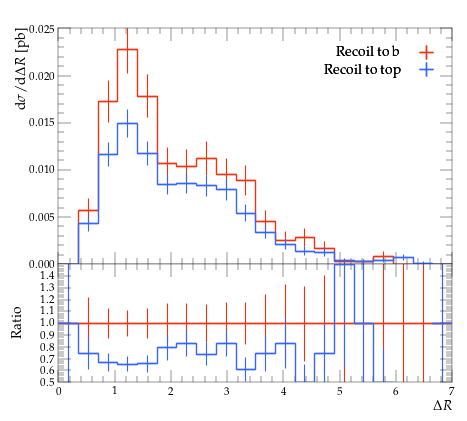

The script that saved this image:
#! /usr/bin/env python

# This Python script was auto-generated using YODA v2.0.2.
# Analysis object: /MC_TTBAR/onelep_jetl_1_jetl_2_dR
# Timestamp: 07-08-2026 (11:29:32)

import matplotlib as mpl
import matplotlib.pyplot as plt
mpl.use('Agg') # comment out for interactive use
import os
import numpy as np

plotDir = os.path.split(os.path.realpath(__file__))[0]
if 'YODA_USER_PLOT_PATH' in globals():
    plot_outdir = globals()['YODA_USER_PLOT_PATH']
else:
    plot_outdir = plotDir

#plot style
plt.style.use(os.path.join(plotDir, '../default.mplstyle'))
# plot metadata
figW, figH = plt.rcParams['figure.figsize']
ax_xLabel = r'$\Delta R$'
ax_yLabel = r'$\mathrm{d}\sigma/\mathrm{d}\Delta R$ [pb]'
ax_title  = r''
ax_xScale = 'linear'
ax_yScale = 'linear'
xLims = (0.0, 7.0)
yLims = (0.0, 0.025074258000000002)

# TeX-friendly labels for the legend
labels = {
    'legend' : ([ r"Recoil to b", r"Recoil to top" ], r""),
}

# Adjust canvas width and height
canvasW = 10.0
canvasH = 9.0
figW *= canvasW/10.
figH *= canvasH/9.

# Create figure and axis objects
fig, (ax, ratio0_ax) = plt.subplots(2, 1, sharex=True,
                  figsize=(figW,figH), gridspec_kw={'height_ratios': (6.0, 3.0)})

# Set figure margins
plt.subplots_adjust(
    left   = 1.0 * plt.rcParams['figure.subplot.left'],
    right  = 1.0 * plt.rcParams['figure.subplot.right'],
    top    = 1.0 * plt.rcParams['figure.subplot.top'],
    bottom = 1.0 * plt.rcParams['figure.subplot.bottom'])

ratio0_ax.yaxis.set_major_locator(mpl.ticker.MultipleLocator(0.1))
ratio0_ax.set_ylim(0.5, 1.4999)
ratio0_ax.set_ylabel('Ratio')

# the numerical data is stored in a separate file
dataf = dict()
prefix = os.path.split(__file__)[0]
if prefix:    prefix = prefix + '/'
exec(open(prefix+'onelep_jetl_1_jetl_2_dR__data.py').read(), dataf)


legend_handles = dict() # keep track of handles for the legend

# style options for curves
# starts at zorder>=5 to draw curve on top of legend
styles = {
  'rec_b': {
    'color' : '#EE3311',
    'linestyle' : '-',
    'linewidth' : 1,
    'marker' : 'none',
    'markersize' : 2,
    'capsize' : 0.0,
    'zorder' : 5,
    'histstyle' : 1,
    'drawstyle' : 'steps-pre',
    'xerrorbars' : 1,
    'yerrorbars' : 1,
    'fillcolor' : None,
    'fillopacity' : 1.0,
    'ratio0_linestyle' : '-',
    'ratio0_linewidth' : 1,
    'ratio0_marker' : 'none',
    'ratio0_markersize' : 2,
    'ratio0_capsize' : 0.0,
    'ratio0_zorder' : 5,
    'ratio0_histstyle' : 1,
    'ratio0_drawstyle' : 'steps-pre',
    'ratio0_xerrorbars' : 1,
    'ratio0_yerrorbars' : 1,
  },
  'rec_t': {
    'color' : '#3366FF',
    'linestyle' : '-',
    'linewidth' : 1,
    'marker' : 'none',
    'markersize' : 2,
    'capsize' : 0.0,
    'zorder' : 6,
    'histstyle' : 1,
    'drawstyle' : 'steps-pre',
    'xerrorbars' : 1,
    'yerrorbars' : 1,
    'fillcolor' : None,
    'fillopacity' : 1.0,
    'ratio0_linestyle' : '-',
    'ratio0_linewidth' : 1,
    'ratio0_marker' : 'none',
    'ratio0_markersize' : 2,
    'ratio0_capsize' : 0.0,
    'ratio0_zorder' : 6,
    'ratio0_histstyle' : 1,
    'ratio0_drawstyle' : 'steps-pre',
    'ratio0_xerrorbars' : 1,
    'ratio0_yerrorbars' : 1,
  },
}

# curve from input yoda files in main panel
for label, yvals in dataf['yvals'].items():
    if all(np.isnan(v) for v in dataf['yvals'][label]):
        continue
    tmp = None
    if styles[label]['histstyle']: # draw as histogram
        xpos = dataf['xedges'][label] if styles[label]['drawstyle'] else dataf['xpoints'][label]
        ypos = np.insert(yvals, 0, yvals[0]) if styles[label]['drawstyle'] else yvals
        if styles[label]['fillcolor']: # fill area below curve
            ax.fill_between(xpos, ypos, step='pre',
                            color=styles[label]['fillcolor'],
                            alpha=styles[label]['fillopacity'])
        tmp, = ax.plot(xpos, ypos,
                       color=styles[label]['color'],
                       linestyle=styles[label]['linestyle'],
                       linewidth=styles[label]['linewidth'],
                       drawstyle=styles[label]['drawstyle'], solid_joinstyle='miter',
                       zorder=styles[label]['zorder'], label=label)
    tmp = ax.errorbar(dataf['xpoints'][label], yvals,
                      xerr=np.array(dataf['xerrs'][label])*styles[label]['xerrorbars'],
                      yerr=np.array(dataf['yerrs'][label])*styles[label]['yerrorbars'],
                      fmt=styles[label]['marker'], capsize=styles[label]['capsize'],
                      markersize=styles[label]['markersize'],
                      ecolor=styles[label]['color'],
                      color=styles[label]['color'], zorder=styles[label]['zorder'])
    tmp[-1][0].set_linestyle(styles[label]['linestyle'])
    tmp[-1][0].set_linewidth(styles[label]['linewidth'])
    if label in dataf['add_legend_handle']:  legend_handles[label] = tmp
    for varLabel in dataf['variation_yvals'].keys():
        if varLabel.startswith(label):
            tmp, = ax.plot(dataf['xedges'][label], dataf['variation_yvals'][varLabel],
                           color=styles[label]['color'],
                           linestyle=styles[label]['linestyle'],
                           linewidth=styles[label]['linewidth'],
                           drawstyle='steps-pre', solid_joinstyle='miter',
                           zorder=styles[label]['zorder'], alpha=0.5)


# plots on ratio panel
# curve from input yoda files in ratio panel
for label, yvals in dataf['ratio0_yvals'].items():
    if all(np.isnan(v) for v in yvals):
        continue
    if styles[label]['ratio0_histstyle']: # plot as histogram
        xpos = dataf['xedges']['rec_b'] if styles[label]['ratio0_drawstyle'] else dataf['xpoints']['rec_b']
        ypos = np.insert(yvals, 0, yvals[0]) if styles[label]['ratio0_drawstyle'] else yvals
        ratio0_ax.plot(xpos, ypos,
                       color=styles[label]['color'],
                       linewidth=styles[label]['linewidth'],
                       linestyle=styles[label]['ratio0_linestyle'],
                       drawstyle=styles[label]['ratio0_drawstyle'], zorder=styles[label]['zorder'],
                       solid_joinstyle='miter')
    tmp = ratio0_ax.errorbar(dataf['xpoints']['rec_b'], yvals,
                             xerr=np.array(dataf['ref_xerrs'])*styles[label]['ratio0_xerrorbars'],
                             yerr=np.array(dataf['ratio0_yerrs'][label])*styles[label]['ratio0_yerrorbars'],
                             fmt=styles[label]['ratio0_marker'], capsize=styles[label]['ratio0_capsize'],
                             markersize=styles[label]['ratio0_markersize'],
                             ecolor=styles[label]['color'],
                             color=styles[label]['color'])
    tmp[-1][0].set_linestyle(styles[label]['ratio0_linestyle'])
    tmp[-1][0].set_linewidth(styles[label]['ratio0_linewidth'])

    for varlabel in dataf['ratio0_variation_vals'].keys():
        if varlabel.startswith(label):
            ratio0_ax.plot(dataf['xedges']['rec_b'],
                            dataf['ratio0_variation_vals'][varlabel],
                            color=styles[label]['color'],
                            linestyle=styles[label]['linestyle'],
                            linewidth=styles[label]['linewidth'],
                            drawstyle='steps-pre', solid_joinstyle='miter',
                            zorder=1, alpha=0.5)

legend_items = list(legend_handles.values())
ax.add_artist(ax.legend(legend_items,
                        labels['legend'][0],
                        title=labels['legend'][1],
                        alignment='right',
                        loc='upper right',
                        bbox_to_anchor=(1.0, 0.97),markerfirst=False))

# set plot metadata as defined above
ratio0_ax.set_xlabel(ax_xLabel)
ratio0_ax.xaxis.set_label_coords(1., -0.15)
ax.set_ylabel(ax_yLabel, ha='right', va='top')
ax.yaxis.set_label_coords(-0.11, 1.0)
ax.set_title(ax_title, loc='left')
ax.set_xscale(ax_xScale)
ax.set_yscale(ax_yScale)
ax.set_xlim(xLims)
ax.set_ylim(yLims)

# tick formatting
plt.rcParams['xtick.top'] = True
plt.rcParams['ytick.right'] = True
fig.align_ylabels((ax, ratio0_ax))
plt.savefig(os.path.join(plot_outdir, 'onelep_jetl_1_jetl_2_dR.pdf'), format='PDF')
plt.savefig(os.path.join(plot_outdir, 'onelep_jetl_1_jetl_2_dR.png'), format='PNG')

plt.close(fig)
